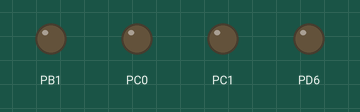
The program below on a simulated ATmega328P, built with avr-gcc and emulated at 1 MHz (the files do not name the chip). Parts: output pins drawn as LEDs (lit = HIGH).

Above: at 0.13 s.
At 1.44 s:
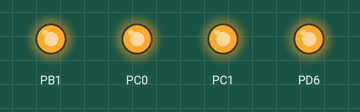
At 2.49 s:
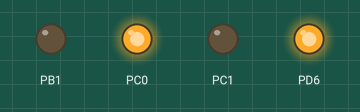
At 3.8 s:
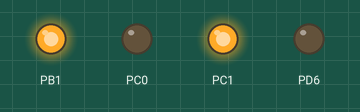
Timing chart, 0 to 4.6 s (numbered marks = the images above):
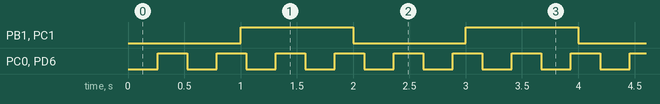

Measured:
- by itself, PB1, PC1: alternates HIGH for 1.0 s and LOW for 1.0 s
- by itself, PC0, PD6: alternates HIGH for 0.26 s and LOW for 0.26 s

The program:

main.c
```c
/*
 * MyAtmelTimersNcounters.c

 * Timers and counters practice
 * CTC mode on using compare output pin OC0A (8bit) and OC1A (16bit)
   or CTC mode using interrupt settings to toggle other pins
 * Created: 4/28/2021 10:38:16 AM
 * Author : lzha711
 */
#ifndef F_CPU
#define F_CPU 1000000UL
#endif

#include <avr/io.h>
#include <avr/interrupt.h>
#include <util/delay.h>

#define SET_BIT(byte, bit) (byte |= (1 << bit))
#define CLEAR_BIT(byte, bit) (byte &= ~(1 << bit))

void Setup_8bitTN(void){ // 8-bit counter TCNT0 set up
	// maximum period an 8 bit counter can achieve is 1/1.907
	TCCR0A = 0b01000010; //COM0A1:0 = 01, toggle OC0A on compare match, WGM01:0 = 10, CTC mode, output OC0A toggles when TCNT0 matches
	                     //OCRA
	TCCR0B = 0b00000101; // WGM02 = 0, CTC mode. CS02:00=100, clk_t0 = clk_io/1024
	OCR0A = 0xFF; //set top value of timer as 255
	TIMSK0 = 0b00000010; // set bit OCIE0A, timer/counter0 output compare match A interrupt enable
	SET_BIT(DDRD, PD6); //set PD6/OC0A as output, square wave will be observed at PD6
}

void Setup_16bitTN(void){ // 16-bit counter TCNT1 set up
	// maximum period an 16 bit counter can achieve is 134.2s
	TCCR1A = 0b01000000; //CTC mode, toggle OC1A on compare match
	TCCR1B = 0b00001101; //CTC mode, clk_t0 = clk_io/1024
	OCR1AH = 0b00000011;
	OCR1AL = 0b11010000; // calculate to 2s period.
	TIMSK1 = 0b00000010; // set bit OCIE1A, timer/counter1 output compare match A interrupt enable
	SET_BIT(DDRB, PB1); //set PB1/OC1A as output, square wave will be observed at PB1
}

int main(void)
{
    Setup_8bitTN();
	Setup_16bitTN();
	SET_BIT(DDRC, PC0);
	SET_BIT(DDRC, PC1);
	sei(); //enable interrupt

	while (1)
    {
		//do nothing
    }
}

ISR(TIMER0_COMPA_vect) { // if timer 0 output compare match A is triggered
	PORTC ^= (1 << PC0); //toggle
}

ISR(TIMER1_COMPA_vect) { // if timer 1 output compare match A is triggered
	PORTC ^= (1 << PC1); //toggle
}
```
